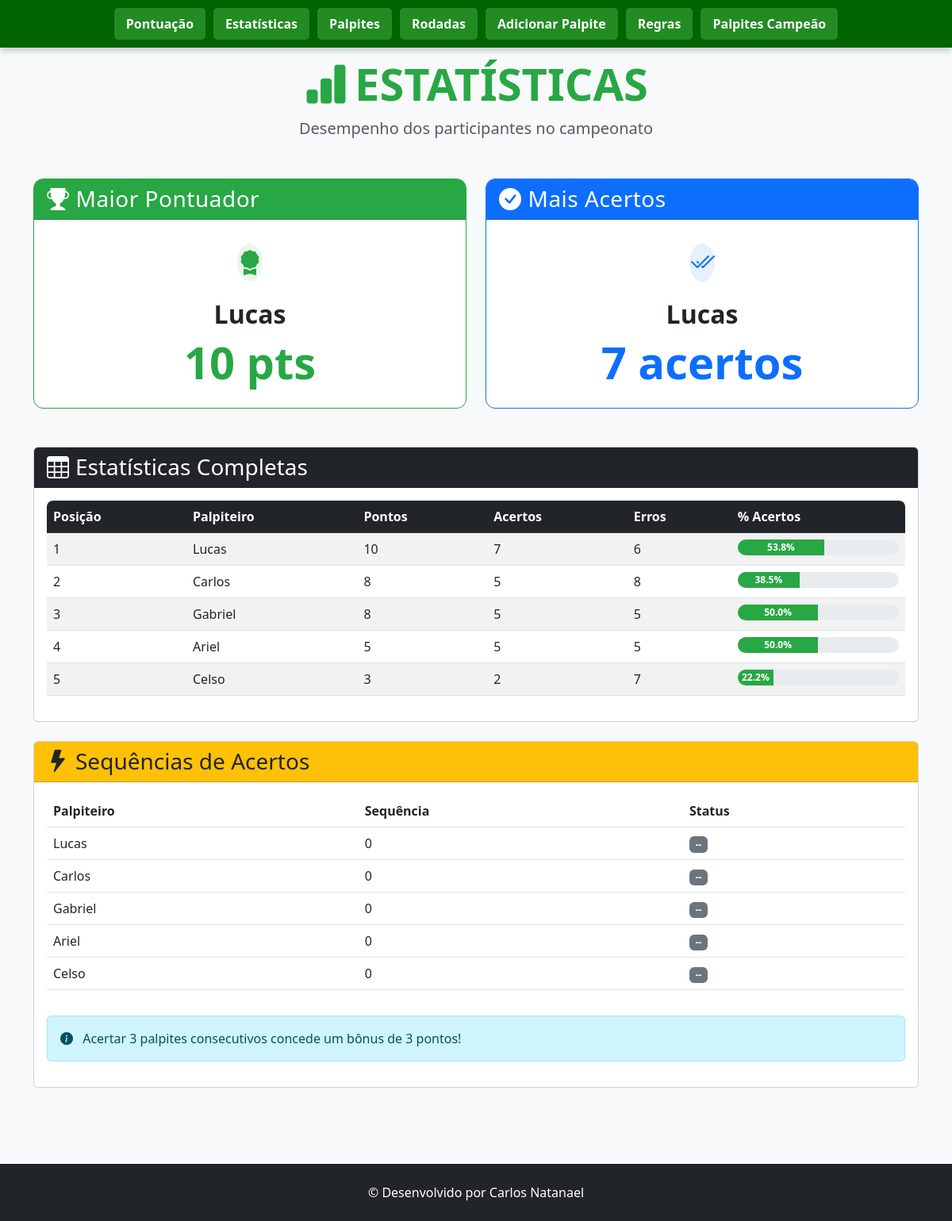
Page /estatisticas on the earlier database version.
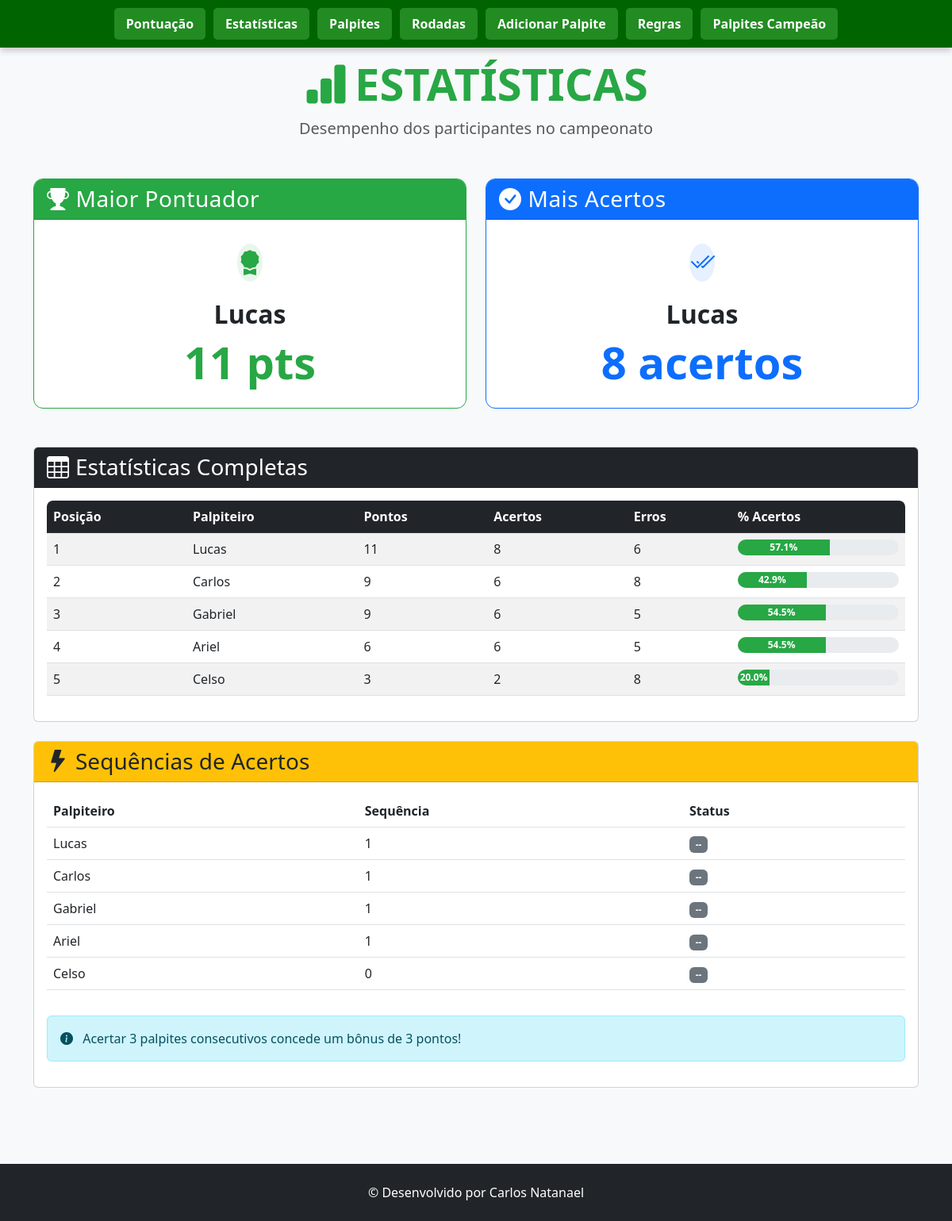
Same page on the later database version.
### tables this page shows
CREATE TABLE pontuacao (
        id INTEGER PRIMARY KEY AUTOINCREMENT,
        posicao INTEGER,
        nome TEXT UNIQUE,
        pontos INTEGER DEFAULT 0,
        acertos INTEGER DEFAULT 0,
        erros INTEGER DEFAULT 0
    , pontos_bonus INTEGER DEFAULT 0);

### app.py (the view)
@app.route('/estatisticas')
def estatisticas():
    conn = get_db_connection()
    estatisticas_completas = conn.execute('''
        SELECT nome, pontos, acertos, erros,
               CASE WHEN (acertos + erros) = 0 THEN 0.0 ELSE ROUND((acertos * 100.0 / (acertos + erros)), 1) END as percentual_acertos
        FROM pontuacao ORDER BY pontos DESC, acertos DESC
    ''').fetchall()
    maior_pontuador = estatisticas_completas[0] if estatisticas_completas else None
    quem_acertou_mais = sorted(estatisticas_completas, key=lambda x: x['acertos'], reverse=True)[0] if estatisticas_completas else None
    rodada_atual_row = conn.execute("SELECT MAX(rodada) as rodada FROM palpites WHERE status != 'Pendente'").fetchone()
    rodada_atual_bonus = rodada_atual_row['rodada'] if rodada_atual_row and rodada_atual_row['rodada'] else 0
    print(f"\n[LOG] Rodada atual para cálculo de bônus: {rodada_atual_bonus}")
    sequencias_info = defaultdict(int)
    if rodada_atual_bonus > 0:
        palpites_rodada_atual = conn.execute("""
            SELECT p.nome, p.status, j.data_hora FROM palpites p
            JOIN jogos j ON p.game_id = j.id
            WHERE p.status != 'Pendente' AND p.rodada = ?
            ORDER BY p.nome, j.data_hora
        """, (rodada_atual_bonus,)).fetchall()
        for jogador in estatisticas_completas:
            nome = jogador['nome']
            palpites_do_jogador_na_rodada = [p for p in palpites_rodada_atual if p['nome'] == nome]
            sequencia_atual = 0
            for palpite in palpites_do_jogador_na_rodada:
                if "Erro" not in palpite['status']:
                    sequencia_atual += 1
                else:
                    sequencia_atual = 0
            sequencias_info[nome] = sequencia_atual
    sequencias_para_template = []
    for jogador in estatisticas_completas:
        nome = jogador['nome']
        max_streak = sequencias_info[nome]
        sequencias_para_template.append({
            'nome': nome,
            'sequencia': max_streak,
            'bonus': '🔥 Bônus Disponível!' if max_streak >= 3 else '--'
        })
    conn.close()
    print(f"\n[LOG] Estatísticas carregadas para {len(estatisticas_completas)} jogadores\n")
    return render_template('estatisticas.html',
                           maior_pontuador=maior_pontuador,
                           quem_acertou_mais=quem_acertou_mais,
                           estatisticas_completas=estatisticas_completas,
                           sequencias=sequencias_para_template,
                           rodada_atual_bonus=rodada_atual_bonus)

### app.py (called while the page is built)
def get_db_connection():
    conn = sqlite3.connect('palpites.db')
    conn.row_factory = sqlite3.Row
    return conn

### templates/estatisticas.html (shortened to what this page needs)
<!DOCTYPE html>
<html lang="pt">
<head>
    <link href="https://cdn.jsdelivr.net/npm/bootstrap@5.3.0/dist/css/bootstrap.min.css" rel="stylesheet">
    <link rel="stylesheet" href="https://cdn.jsdelivr.net/npm/bootstrap-icons@1.10.0/font/bootstrap-icons.css">
    <link rel="stylesheet" href="{{ url_for('static', filename='esta.css') }}">
</head>
<body>
    <header>
        <nav class="navbar navbar-expand-lg navbar-dark fixed-top">
            <div class="collapse navbar-collapse justify-content-center" id="navbarNav">
                <ul class="navbar-nav">
                    <li class="nav-item">
                        <a class="nav-link" href="{{ url_for('index') }}">Pontuação</a>
                    </li>
                    <li class="nav-item">
                        <a class="nav-link" href="{{ url_for('estatisticas') }}">Estatísticas</a>
                    </li>
                    <li class="nav-item">
                        <a class="nav-link" href="{{ url_for('exibir_palpites') }}">Palpites</a>
                    </li>
                    <li class="nav-item">
                        <a class="nav-link" href="{{ url_for('exibir_rodadas') }}">Rodadas</a>
                    </li>
                    <li class="nav-item">
                        <a class="nav-link" href="{{ url_for('adicionar_palpites') }}">Adicionar Palpite</a>
                    </li>
                    <li class="nav-item">
                        <a class="nav-link" href="{{ url_for('regra') }}">Regras</a>
                    </li>
                    <li class="nav-item">
                        <a class="nav-link" href="{{ url_for('ver_palpites_campeao') }}">Palpites Campeão</a>
                    </li>
                </ul>
            </div>
        </nav>
    </header>
    <main class="container py-5 mt-4">
        <div class="text-center mb-5">
            <h1 class="display-4 fw-bold text-success">
                <i class="bi bi-bar-chart-fill me-2"></i>ESTATÍSTICAS
            </h1>
            <p class="lead text-muted">Desempenho dos participantes no campeonato</p>
        </div>
        <div class="row g-4 mb-5">
            <div class="col-md-6">
                <div class="card stat-card h-100 border-success">
                    <div class="card-header bg-success text-white">
                        <h3 class="card-title mb-0">
                            <i class="bi bi-trophy-fill me-2"></i>Maior Pontuador
                        </h3>
                    </div>
                    <div class="card-body text-center py-4">
                        {% if maior_pontuador %}
                        <div class="avatar-lg mb-3 mx-auto">
                            <div class="avatar-title bg-success bg-opacity-10 text-success rounded-circle fs-2">
                                <i class="bi bi-award-fill"></i>
                            </div>
                        </div>
                        <h2 class="fw-bold">{{ maior_pontuador.nome }}</h2>
                        <div class="display-4 fw-bold text-success">{{ maior_pontuador.pontos }} pts</div>
                        {% else %}
                        <div class="text-muted">Nenhum dado disponível</div>
                        {% endif %}
                    </div>
                </div>
            </div>
            <div class="col-md-6">
                <div class="card stat-card h-100 border-primary">
                    <div class="card-header bg-primary text-white">
                        <h3 class="card-title mb-0">
                            <i class="bi bi-check-circle-fill me-2"></i>Mais Acertos
                        </h3>
                    </div>
                    <div class="card-body text-center py-4">
                        {% if quem_acertou_mais %}
                        <div class="avatar-lg mb-3 mx-auto">
                            <div class="avatar-title bg-primary bg-opacity-10 text-primary rounded-circle fs-2">
                                <i class="bi bi-check2-all"></i>
                            </div>
                        </div>
                        <h2 class="fw-bold">{{ quem_acertou_mais.nome }}</h2>
                        <div class="display-4 fw-bold text-primary">{{ quem_acertou_mais.acertos }} acertos</div>
                        {% else %}
                        <div class="text-muted">Nenhum dado disponível</div>
                        {% endif %}
                    </div>
                </div>
            </div>
        </div>
        <div class="card mb-4">
            <div class="card-header bg-dark text-white">
                <h3 class="card-title mb-0">
                    <i class="bi bi-table me-2"></i>Estatísticas Completas
                </h3>
            </div>
            <div class="card-body">
                <div class="table-responsive">
                    <table class="table table-striped table-hover">
                        <thead class="table-dark">
                            <tr>
                                <th>Posição</th>
                                <th>Palpiteiro</th>
                                <th>Pontos</th>
                                <th>Acertos</th>
                                <th>Erros</th>
                                <th>% Acertos</th>
                            </tr>
                        </thead>
                        <tbody>
                            {% for estatistica in estatisticas_completas %}
                            <tr>
                                <td>{{ loop.index }}</td>
                                <td>{{ estatistica.nome }}</td>
                                <td>{{ estatistica.pontos }}</td>
                                <td>{{ estatistica.acertos }}</td>
                                <td>{{ estatistica.erros }}</td>
                                <td>
                                    <div class="progress" style="height: 20px;">
                                        <div class="progress-bar bg-success" style="width: {{ estatistica.percentual_acertos or 0 }}%">
                                            {{ estatistica.percentual_acertos or 0 }}%
                                        </div>
                                    </div>
                                </td>
                            </tr>
                            {% endfor %}
                        </tbody>
                    </table>
                </div>
            </div>
        </div>
        <div class="card">
            <div class="card-header bg-warning text-dark">
                <h3 class="card-title mb-0">
                    <i class="bi bi-lightning-fill me-2"></i>Sequências de Acertos
                </h3>
            </div>
            <div class="card-body">
                <div class="table-responsive">
                    <table class="table table-hover">
                        <thead>
                            <tr>
                                <th>Palpiteiro</th>
                                <th>Sequência</th>
                                <th>Status</th>
                            </tr>
                        </thead>
                        <tbody>
                            {% for seq in sequencias %}
                            <tr class="{{ 'table-success' if seq.sequencia >= 3 }}">
                                <td>{{ seq.nome }}</td>
                                <td>{{ seq.sequencia }}</td>
                                <td>
                                    {% if seq.sequencia >= 3 %}
                                    <span class="badge bg-warning text-dark pulse">{{ seq.bonus }}</span>
                                    {% else %}
                                    <span class="badge bg-secondary">{{ seq.bonus }}</span>
                                    {% endif %}
                                </td>
                            </tr>
                            {% endfor %}
                        </tbody>
                    </table>
                </div>
                <div class="alert alert-info mt-3">
                    <i class="bi bi-info-circle-fill me-2"></i>
                    Acertar 3 palpites consecutivos concede um bônus de 3 pontos!
                </div>
            </div>
        </div>
    </main>
    <footer class="bg-dark text-white py-4 mt-5">
        <div class="container text-center">
            <p class="mb-0">© Desenvolvido por Carlos Natanael</p>
        </div>
    </footer>
</body>
</html>

### static/esta.css (style rules this page uses)
:root { --bs-success-rgb: 40, 167, 69; --bs-primary-rgb: 13, 110, 253; --bs-info-rgb: 23, 162, 184; }
body { background-color: #f8f9fa; font-family: 'Segoe UI', system-ui, -apple-system, sans-serif; }
.stat-card { transition: transform 0.3s ease, box-shadow 0.3s ease; border-radius: 0.75rem; overflow: hidden; }
.stat-card .card-header { font-weight: 600; letter-spacing: 0.5px; }
.avatar-lg { width: 60px; height: 60px; display: flex; align-items: center; justify-content: center; }
.table-responsive { border-radius: 0.5rem; overflow: hidden; }
.progress { border-radius: 10px; }
.progress-bar { font-size: 0.75rem; font-weight: 600; }
header { padding: 0; box-shadow: none; border-bottom: none; }
.navbar { background-color: #006400 !important; box-shadow: 0 4px 8px rgba(0, 0, 0, 0.2); border-bottom: none; padding: 10px 20px; z-index: 1030; }
.navbar-nav .nav-item .nav-link { color: #fff !important; font-weight: bold; padding: 8px 15px !important; margin: 0 5px; border-radius: 5px; transition: background-color 0.3s ease, color 0.3s ease; background-color: #228B22; }

Differences in the rows shown:
changed pontuacao "Lucas": pontos "10" → "11"; acertos "7" → "8"; {{ estatistica.percentual_acertos or 0 }} 53.8 → 57.1 (drawn); percentual_acertos "53.8" → "57.1"; sequencia "0" → "1"
changed pontuacao "Carlos": pontos "8" → "9"; acertos "5" → "6"; {{ estatistica.percentual_acertos or 0 }} 38.5 → 42.9 (drawn); percentual_acertos "38.5" → "42.9"; sequencia "0" → "1"
changed pontuacao "Gabriel": pontos "8" → "9"; acertos "5" → "6"; {{ estatistica.percentual_acertos or 0 }} 50.0 → 54.5 (drawn); percentual_acertos "50.0" → "54.5"; sequencia "0" → "1"
changed pontuacao "Ariel": pontos "5" → "6"; acertos "5" → "6"; {{ estatistica.percentual_acertos or 0 }} 50.0 → 54.5 (drawn); percentual_acertos "50.0" → "54.5"; sequencia "0" → "1"
changed pontuacao "Celso": erros "7" → "8"; {{ estatistica.percentual_acertos or 0 }} 22.2 → 20.0 (drawn); percentual_acertos "22.2" → "20.0"
